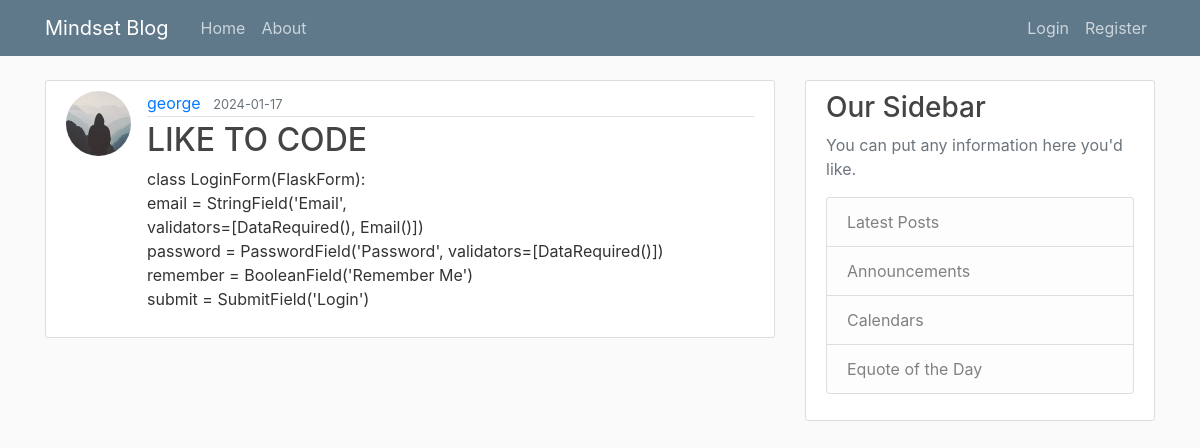
Screenshot of /post/2 with the database file from the repository.
### blog/models.py (models this page shows, shortened)
class User(db.Model, UserMixin):
    id = db.Column(db.Integer, primary_key=True)
    username = db.Column(db.String(20), unique=True, nullable=False)
    email = db.Column(db.String(120), unique=True, nullable=False)
    image_file = db.Column(db.String(20), nullable=False, default='default.jpg')
    password = db.Column(db.String(60), nullable=False)
    posts = db.relationship('Post', backref='author', lazy=True)

class Post(db.Model):
    id = db.Column(db.Integer, primary_key=True)
    title = db.Column(db.String(100), nullable=False)
    date_posted = db.Column(db.DateTime, nullable=False, default=datetime.utcnow)
    content = db.Column(db.Text, nullable=False)
    user_id = db.Column(db.Integer, db.ForeignKey('user.id'), nullable=False)

### blog/routes.py (the view)
@app.route("/post/<int:post_id>")
def post(post_id):
    post = Post.query.get_or_404(post_id)
    return render_template('post.html', title=post.title, post=post)

### blog/templates/post.html (shortened to what this page needs)
{% extends "layout.html" %}
{% block content %}
  <article class="media content-section">
    <img class="rounded-circle article-img" src="{{ url_for('static', filename='profile_pics/' + post.author.image_file) }}">
    <div class="media-body">
      <div class="article-metadata">
        <a class="mr-2" href="{{ url_for('user_posts', username=post.author.username) }}">{{ post.author.username }}</a>
        <small class="text-muted">{{ post.date_posted.strftime('%Y-%m-%d') }}</small>
      </div>
      <h2 class="article-title">{{ post.title }}</h2>
      <p class="article-content">{{ post.content }}</p>
    </div>
  </article>
{% endblock content %}

### blog/static/main.css (style rules this page uses)
body { background: #fafafa; color: #333333; margin-top: 5rem; }
h1, h2, h3, h4, h5, h6 { color: #444444; }
.content-section { background: #ffffff; padding: 10px 20px; border: 1px solid #dddddd; border-radius: 3px; margin-bottom: 20px; }
.article-title { color: #444444; }
.article-content { white-space: pre-line; }
.article-img { height: 65px; width: 65px; margin-right: 16px; }
.article-metadata { padding-bottom: 1px; margin-bottom: 4px; border-bottom: 1px solid #e3e3e3 }

### rows the page displays
User: image_file (placeholder picture), author.username "george"
Post: date_posted "2024-01-17", title "LIKE TO CODE", content "class LoginForm(FlaskForm): email = StringField('Email', validators=[DataRequired(), Email()]) password = PasswordField('Password', validators=[DataRequired()]) remember = BooleanField('Remember Me') submit = SubmitField('Login')"
